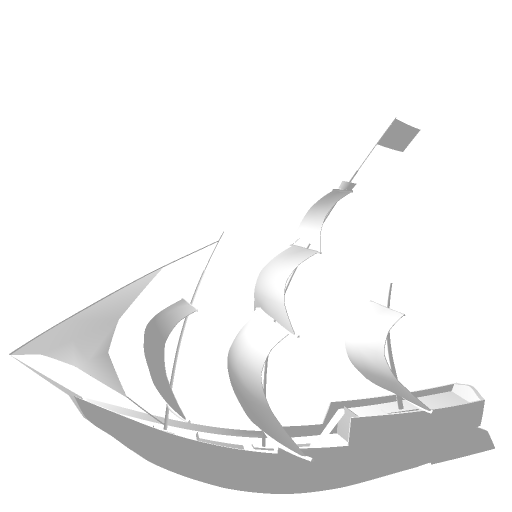
#> input picture script/renderer_effect/renderer_effect3.png, 512 x 512 px; the run also reads 1 picture not shown here
$ python diff_image.py
#> lines starting #> are read from the running program, lines starting #| are printed output that depends on the picture; long printed decimals are rounded
from PIL import Image, ImageChops
import itertools
import sys
import matplotlib.pyplot as plt

sys.path.append('./')
import multi_sampling


def draw_figure(distribution: dict):
    # print(distribution.keys())
    # print(distribution.values())
    plt.plot(list(distribution.keys())[1:], list(distribution.values())[1:])
    plt.show()


def diff(img1_file_path: str, img2_file_path: str):
#> called with img1_file_path = 'renderer_effect/renderer_effect3.png', img2_file_path = 'renderer_effect/renderer_effect2.png'
    img1 = Image.open(img1_file_path)  # type: Image.Image
#> img1 is the input picture: PIL image 512x512 RGBA; mean R, G, B, A 242.6, 242.6, 242.6, 255
    img2 = Image.open(img2_file_path)  # type: Image.Image

    new_img = Image.new(img1.mode, img1.size)
#> new_img: PIL image 512x512 RGBA; every value is 0
    pixel_number = 0
    can_not_diff_point_number = 0
    total_rgb_diff = (0, 0, 0, 0)
    max_rgb_diff = (0, 0, 0, 0)
    distribution = {}
    for i, j in itertools.product(*[range(s) for s in img1.size]):
        p1 = img1.getpixel((i, j))
        p2 = img2.getpixel((i, j))

        if p1 == p2 == (255, 255, 255, 255):
            continue

        pixel_number += 1
        rgb_diff = tuple(abs(x - y) for x, y in zip(p1, p2))
        if rgb_diff[0] > max_rgb_diff[0]:
            max_rgb_diff = rgb_diff

        key = rgb_diff[0]
        if key in distribution:
            distribution[key] += 1
        else:
            distribution[key] = 1

        if key <= 5:
            can_not_diff_point_number += 1

        total_rgb_diff = tuple(x + y for x, y in zip(total_rgb_diff, rgb_diff))

        result_red = sum(rgb_diff)
        result_red = int(result_red ** 0.25) * 64
        if result_red == 0:
            new_p = (255,) * 4
        else:
            new_p = (int(255 * (result_red / 192 / 2 + 0.5)), 0, 0, 255)
        new_img.putpixel((i, j), new_p)
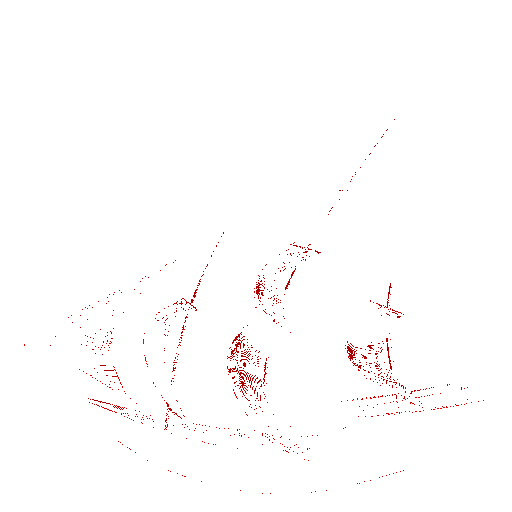
#> new_img: PIL image 512x512 RGBA; mean R, G, B, A 40.7, 39.3, 39.3, 41.3; transparent parts drawn white
#> after the loop, can_not_diff_point_number = 42004; distribution = 42 items; max_rgb_diff = (51, 51, 51, 0); pixel_number = 42419

    print('average rgb diff:', tuple(x / pixel_number for x in total_rgb_diff))
#| average rgb diff: (0.2495, 0.2495, 0.2495, 0.0)
    print('pixel number:', pixel_number)
#| pixel number: 42419
    print('max rgb diff', max_rgb_diff)
#| max rgb diff (51, 51, 51, 0)
    print('<5 point percent', can_not_diff_point_number / pixel_number)
#| <5 point percent 0.9902

    draw_figure(distribution)
#> in draw_figure, `plt.show()`:
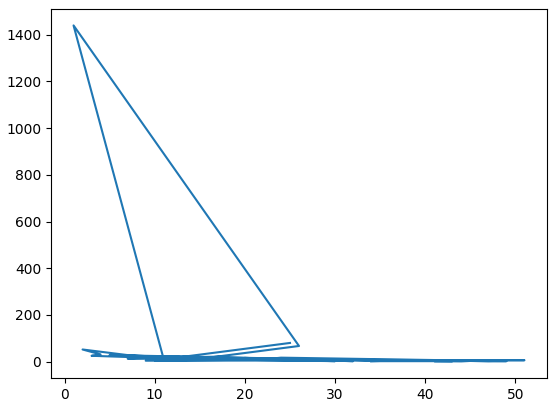
#> figure drawn by matplotlib, 1 panel


    # [9 lines of commented-out code are left out]


if __name__ == '__main__':
    diff('renderer_effect/renderer_effect3.png', 'renderer_effect/renderer_effect2.png')
